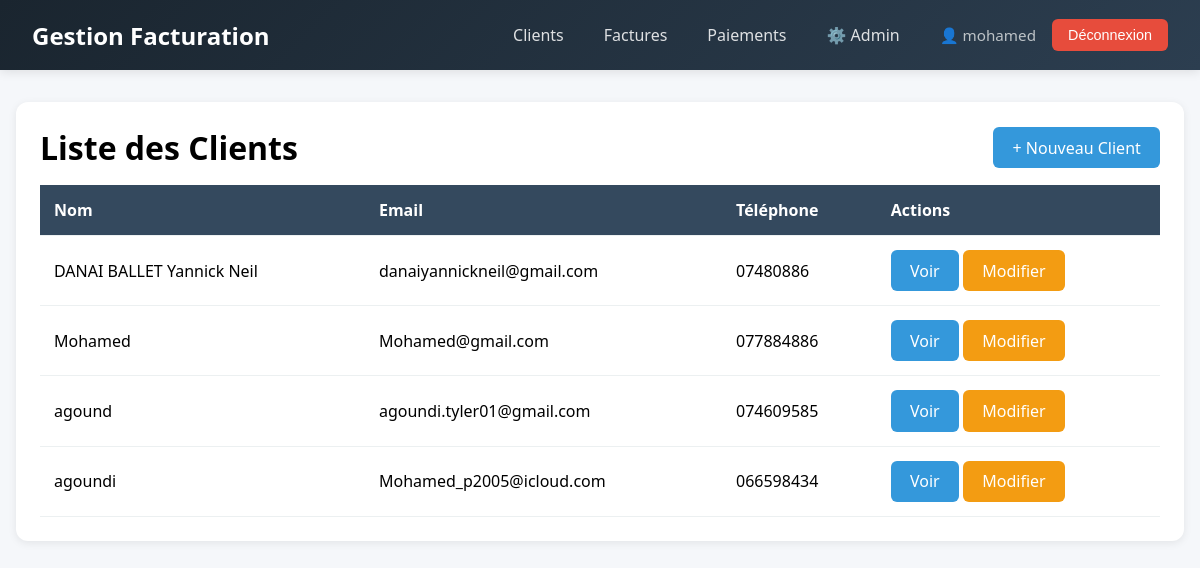
The app's page /clients/ (signed in), older data.
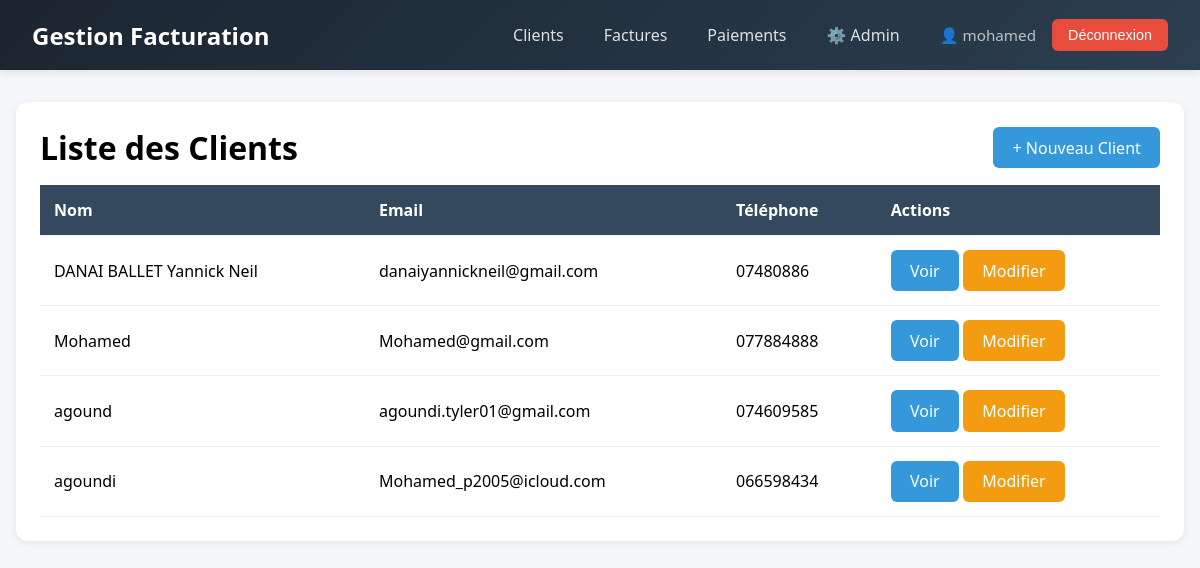
The same page, newer data.
### clients/models.py (models this page shows, shortened)
class Client(models.Model):
    nom        = models.CharField(max_length=200)
    email      = models.EmailField(unique=True)
    telephone  = models.CharField(max_length=20, blank=True)
    adresse    = models.TextField(blank=True)
    created_at = models.DateTimeField(auto_now_add=True)
    updated_at = models.DateTimeField(auto_now=True)
    class Meta:
        ordering = ('-created_at',)

### clients/views.py (the view)
# urls.py: path('',              views.client_list,   name='client_list'),
@login_required
def client_list(request):
    clients = Client.objects.all()
    return render(request, 'clients/client_list.html', {'clients': clients})

### templates/clients/client_list.html (shortened to what this page needs)
{% extends 'base.html' %}
{% block content %}
<div class="card">
    <div style="display: flex; justify-content: space-between; align-items: center; margin-bottom: 1rem;">
        <h1>Liste des Clients</h1>
        <a href="{% url 'client_create' %}" class="btn btn-primary">+ Nouveau Client</a>
    </div>
    <table>
        <thead>
            <tr>
                <th>Nom</th>
                <th>Email</th>
                <th>Téléphone</th>
                <th>Actions</th>
            </tr>
        </thead>
        <tbody>
            {% for client in clients %}
            <tr>
                <td>{{ client.nom }}</td>
                <td>{{ client.email }}</td>
                <td>{{ client.telephone|default:"-" }}</td>
                <td>
                    <a href="{% url 'client_detail' client.pk %}" class="btn btn-primary">Voir</a>
                    <a href="{% url 'client_edit' client.pk %}" class="btn btn-warning">Modifier</a>
                </td>
            </tr>
            {% empty %}
            <tr>
                <td colspan="4" style="text-align: center;">Aucun client trouvé.</td>
            </tr>
            {% endfor %}
        </tbody>
    </table>
</div>
{% endblock %}

Row changes from the older to the newer data that the page shows:
changed Client "Mohamed": telephone "077884886" → "077884888"
